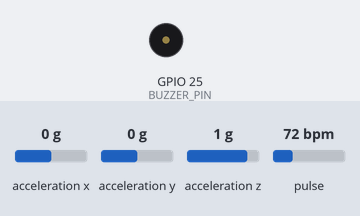
A sketch run on a simulated ESP32. Parts: buzzer (waves = sounding). Wiring (inferred from the names in the program): MPU-6050 motion sensor at I2C address 0x68. The inputs (shaded band) are chosen by the test bench; at power-on: acceleration x 0 g, acceleration y 0 g, acceleration z 1 g, pulse 72 bpm. What the sketch prints to the serial monitor is not drawn.

Above: at 0.6 s.
Timing chart, 0 to 2.1 s (numbered marks = the images above):
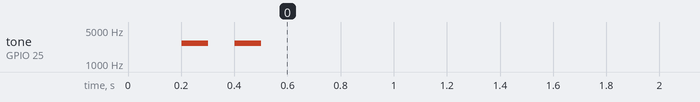

The sketch:

heartrateAndGyrotest.ino
```cpp
#include <WiFi.h>
#include <esp_now.h>
#include <esp_wifi.h>
#include <Wire.h>
#include <esp_task_wdt.h>
#include "MAX30105.h"
#include "heartRate.h"

//pins define
#define BUZZER_PIN        25
#define SDA_PIN           21
#define SCL_PIN           22
#define MPU_SDA_PIN       33
#define MPU_SCL_PIN       26

//MPU6050 Registers
#define MPU6050_ADDR         0x68
#define MPU6050_WHO_AM_I     0x75
#define MPU6050_PWR_MGMT_1   0x6B
#define MPU6050_ACCEL_CONFIG 0x1C
#define MPU6050_CONFIG       0x1A
#define MPU6050_ACCEL_XOUT_H 0x3B

//thresholds
#define SPO2_LOW_THRESHOLD      90
#define HR_LOW_THRESHOLD        40
#define HR_HIGH_THRESHOLD       100
#define FINGER_DETECT_THRESHOLD 50000
#define FACE_DOWN_Z_THRESHOLD   -5.0
#define FACE_DOWN_HOLD_MS       3000

//lower bar when face-down
#define SPO2_COMBINED_THRESHOLD 94
#define HR_LOW_COMBINED         45
#define HR_HIGH_COMBINED        95

//timing
#define SENSOR_WARMUP_MS    10000
#define MIN_HR_SAMPLES      4
#define SPO2_LOW_HOLD_MS    3000
#define MAX_FIFO_READS      32
#define BUZZER_COOLDOWN_MS  5000
#define READING_INTERVAL_MS 10
#define I2C_TIMEOUT_MS      50
#define MAX_I2C_FAILURES    10
#define MAX_ESPNOW_FAILURES 5
#define WDT_TIMEOUT_S       8
#define HR_BUFFER_SIZE      8

//buzzer defines
#define BUZZER_FREQ       2700
#define BUZZER_RESOLUTION 8
#define PATTERN_VITALS    0
#define PATTERN_POSITION  1
#define PATTERN_COMBINED  2
#define PATTERN_NONE      255

//esp now gate
uint8_t gatewayAddress[] = {0x20, 0xE7, 0xC8, 0xB1, 0xEC, 0x98};

typedef struct {
  char    nodeName[16];
  float   heartRate;
  float   spo2;
  float   accelZ;
  uint8_t fingerPresent;
  uint8_t prone;
  uint8_t alertActive;
  uint8_t alertType;
} BodyPacket;

BodyPacket outgoingData;


MAX30105 maxSensor;

byte   hrRateBuffer[HR_BUFFER_SIZE];
byte   hrBufferIndex   = 0;
byte   hrSamplesCount  = 0;
long   lastBeat        = 0;
float  avgBPM          = 0;

double avRed = 0, avIR = 0, SpO2 = 0;
bool   SpO2Valid       = false;
unsigned long spo2LowSince = 0;
bool   spo2WasLow     = false;

unsigned long fingerOnTime   = 0;
bool   fingerWasOn     = false;
bool   sensorWarmedUp  = false;

uint8_t maxFailCount = 0;
bool    maxHealthy   = true;

float  accelZ         = 0;
bool   isFaceDown     = false;
unsigned long faceDownStartTime = 0;
bool   faceDownConfirmed = false;

bool      alertActive        = false;
bool      alertConditionMet  = false;
unsigned long conditionClearedTime = 0;
int       currentAlertPattern = PATTERN_NONE;
unsigned long lastPatternToggle = 0;
bool      buzzerOn = false;

unsigned long lastSendTime = 0;
uint8_t espNowFailCount    = 0;
bool    espNowInitialized  = false;

uint8_t mpuFailCount = 0;
bool    mpuHealthy   = true;

unsigned long lastWifiKeepAlive = 0;


//MPU6050 I2C helprers


void mpuWriteReg(uint8_t reg, uint8_t value) {
  Wire1.beginTransmission(MPU6050_ADDR);
  Wire1.write(reg);
  Wire1.write(value);
  Wire1.endTransmission();
}

bool mpuReadRegSafe(uint8_t reg, uint8_t &value) {
  Wire1.beginTransmission(MPU6050_ADDR);
  Wire1.write(reg);
  if (Wire1.endTransmission(false) != 0) return false;
  if (Wire1.requestFrom((uint8_t)MPU6050_ADDR, (uint8_t)1) < 1) return false;
  value = Wire1.read();
  return true;
}

bool mpuInit() {
  uint8_t whoAmI = 0;
  if (!mpuReadRegSafe(MPU6050_WHO_AM_I, whoAmI)) {
    Serial.println("MPU6050: No I2C response");
    return false;
  }
  if (whoAmI != 0x68 && whoAmI != 0x70 && whoAmI != 0x71 &&
      whoAmI != 0x72 && whoAmI != 0x73 && whoAmI != 0x19) return false;

  mpuWriteReg(MPU6050_PWR_MGMT_1, 0x00);
  delay(100);
  mpuWriteReg(MPU6050_ACCEL_CONFIG, 0x00);
  mpuWriteReg(MPU6050_CONFIG, 0x04);
  return true;
}

bool mpuReadAccelZ(float &az) {
  Wire1.beginTransmission(MPU6050_ADDR);
  Wire1.write(MPU6050_ACCEL_XOUT_H);
  if (Wire1.endTransmission(false) != 0) return false;
  if (Wire1.requestFrom((uint8_t)MPU6050_ADDR, (uint8_t)6) < 6) {
    while (Wire1.available()) Wire1.read();
    return false;
  }
  Wire1.read(); Wire1.read();  // skip X
  Wire1.read(); Wire1.read();  // skip Y
  int16_t rawZ = (Wire1.read() << 8) | Wire1.read();
  az = rawZ * (9.81 / 16384.0);
  return true;
}


//I2C bus recovery

void recoverI2CBus(TwoWire &bus, int sdaPin, int sclPin) {
  bus.end();
  delay(10);
  pinMode(sclPin, OUTPUT);
  pinMode(sdaPin, INPUT_PULLUP);
  for (int i = 0; i < 16; i++) {
    digitalWrite(sclPin, HIGH); delayMicroseconds(5);
    digitalWrite(sclPin, LOW);  delayMicroseconds(5);
  }
  digitalWrite(sclPin, HIGH);
  delay(10);
  bus.begin(sdaPin, sclPin);
  bus.setTimeOut(I2C_TIMEOUT_MS);
  delay(50);
}

void recoverMPU() {
  Serial.println("!! Recovering MPU I2C bus...");
  recoverI2CBus(Wire1, MPU_SDA_PIN, MPU_SCL_PIN);
  mpuWriteReg(MPU6050_PWR_MGMT_1, 0x00);
  delay(100);
  mpuWriteReg(MPU6050_ACCEL_CONFIG, 0x00);
  mpuWriteReg(MPU6050_CONFIG, 0x04);
}

void recoverMAX() {
  Serial.println("!! Recovering MAX30102 I2C bus...");
  recoverI2CBus(Wire, SDA_PIN, SCL_PIN);
  if (maxSensor.begin(Wire, I2C_SPEED_FAST)) {
    maxSensor.setup(60, 4, 2, 400, 411, 4096);
    maxHealthy = true;
  } else {
    maxHealthy = false;
    Serial.println("   MAX30102 recovery FAILED");
  }
}

//ESP-BOW

void onDataSent(const wifi_tx_info_t *tx_info, esp_now_send_status_t status) {
  (void)tx_info; (void)status;
}

bool initESPNow() {
  if (espNowInitialized) { esp_now_deinit(); espNowInitialized = false; delay(100); }

  WiFi.mode(WIFI_STA);
  WiFi.disconnect(true, true);
  delay(100);
  esp_wifi_set_ps(WIFI_PS_NONE);
  esp_wifi_set_promiscuous(true);
  esp_wifi_set_channel(6, WIFI_SECOND_CHAN_NONE);
  esp_wifi_set_promiscuous(false);

  if (esp_now_init() != ESP_OK) { Serial.println("ESP-NOW init failed!"); return false; }
  esp_now_register_send_cb(onDataSent);

  esp_now_peer_info_t peerInfo = {};
  memcpy(peerInfo.peer_addr, gatewayAddress, 6);
  peerInfo.channel = 6;
  peerInfo.encrypt = false;
  esp_now_del_peer(gatewayAddress);
  if (esp_now_add_peer(&peerInfo) != ESP_OK) { Serial.println("Failed to add peer!"); return false; }

  espNowInitialized = true;
  return true;
}


//buzzer logic

void stopBuzzer() { ledcWriteTone(BUZZER_PIN, 0); buzzerOn = false; }

void updateBuzzerPattern() {
  if (!alertActive) return;
  unsigned long now = millis();

  switch (currentAlertPattern) {
    case PATTERN_VITALS:
      if (!buzzerOn) { ledcWriteTone(BUZZER_PIN, BUZZER_FREQ); buzzerOn = true; }
      break;
    case PATTERN_POSITION:
      if (now - lastPatternToggle > 500) {
        lastPatternToggle = now; buzzerOn = !buzzerOn;
        ledcWriteTone(BUZZER_PIN, buzzerOn ? BUZZER_FREQ : 0);
      }
      break;
    case PATTERN_COMBINED:
      if (now - lastPatternToggle > 150) {
        lastPatternToggle = now; buzzerOn = !buzzerOn;
        ledcWriteTone(BUZZER_PIN, buzzerOn ? (BUZZER_FREQ + 500) : 0);
      }
      break;
  }
}


void setup() {
  Serial.begin(115200);
  Serial.println("\n=== Body Node v9 ===");

  esp_task_wdt_config_t wdtCfg = { .timeout_ms = WDT_TIMEOUT_S * 1000, .idle_core_mask = 0, .trigger_panic = true };
  esp_task_wdt_reconfigure(&wdtCfg);
  esp_task_wdt_add(NULL);

  ledcAttach(BUZZER_PIN, BUZZER_FREQ, BUZZER_RESOLUTION);
  ledcWriteTone(BUZZER_PIN, 0);

  Wire.begin(SDA_PIN, SCL_PIN);       Wire.setTimeOut(I2C_TIMEOUT_MS);
  Wire1.begin(MPU_SDA_PIN, MPU_SCL_PIN); Wire1.setTimeOut(I2C_TIMEOUT_MS);

  if (!maxSensor.begin(Wire, I2C_SPEED_FAST)) {
    Serial.println("ERROR: MAX30102 not found");
    while (1) { esp_task_wdt_reset(); delay(1000); }
  }
  maxSensor.setup(60, 4, 2, 400, 411, 4096);

  mpuHealthy = mpuInit();
  if (!mpuHealthy) Serial.println("WARNING: MPU6050 not found");

  memset(hrRateBuffer, 0, HR_BUFFER_SIZE);

  if (!initESPNow()) Serial.println("ESP-NOW init failed - will retry");
  strcpy(outgoingData.nodeName, "BODY");

  //startup beep
  ledcWriteTone(BUZZER_PIN, BUZZER_FREQ); delay(100);
  ledcWriteTone(BUZZER_PIN, 0);           delay(100);
  ledcWriteTone(BUZZER_PIN, BUZZER_FREQ); delay(100);
  ledcWriteTone(BUZZER_PIN, 0);

  Serial.println("Ready.\n");
}

void loop() {
  unsigned long now = millis();
  esp_task_wdt_reset();

  //MPU6050
  if (mpuHealthy) {
    if (mpuReadAccelZ(accelZ)) {
      mpuFailCount = 0;
    } else if (++mpuFailCount >= MAX_I2C_FAILURES) {
      recoverMPU();
      mpuFailCount = 0;
    }
  }

  if (accelZ < FACE_DOWN_Z_THRESHOLD) {
    if (!isFaceDown) { isFaceDown = true; faceDownStartTime = now; faceDownConfirmed = false; }
    else if (!faceDownConfirmed && (now - faceDownStartTime > FACE_DOWN_HOLD_MS)) faceDownConfirmed = true;
  } else {
    isFaceDown = false;
    faceDownConfirmed = false;
  }

  //MAX30102
  uint32_t irValue = 0, redValue = 0;
  bool gotNewSample = false;

  if (maxHealthy) {
    maxSensor.check();
    uint8_t reads = 0;
    while (maxSensor.available() && reads < MAX_FIFO_READS) {
      irValue  = maxSensor.getFIFOIR();
      redValue = maxSensor.getFIFORed();
      gotNewSample = true;
      maxSensor.nextSample();
      reads++;
    }
    if (gotNewSample && irValue == 0 && redValue == 0) {
      if (++maxFailCount >= MAX_I2C_FAILURES) { recoverMAX(); maxFailCount = 0; }
    } else if (gotNewSample) { maxFailCount = 0; }
  }

  bool fingerPresent = (gotNewSample && irValue >= FINGER_DETECT_THRESHOLD);

  //warm-up tracking (helps start up )
  if (fingerPresent) {
    if (!fingerWasOn) {
      fingerOnTime = now; sensorWarmedUp = false; fingerWasOn = true;
      memset(hrRateBuffer, 0, HR_BUFFER_SIZE);
      hrBufferIndex = 0; hrSamplesCount = 0; avgBPM = 0;
      SpO2 = 0; SpO2Valid = false; spo2LowSince = 0; spo2WasLow = false;
      avRed = 0; avIR = 0;
    }
    if (!sensorWarmedUp && (now - fingerOnTime >= SENSOR_WARMUP_MS)) {
      sensorWarmedUp = true;
      Serial.println(">> Sensor warmed up");
    }
  } else {
    fingerWasOn = false;
    sensorWarmedUp = false;
  }

  //process HR & SpO2 (runs during warm-up so averages converge)
  if (fingerPresent && gotNewSample) {
    if (checkForBeat(irValue)) {
      long delta = now - lastBeat;
      lastBeat = now;
      float bpm = 60.0 / (delta / 1000.0);
      if (bpm > 20 && bpm < 200) {
        hrRateBuffer[hrBufferIndex++ % HR_BUFFER_SIZE] = (byte)bpm;
        if (hrSamplesCount < 255) hrSamplesCount++;
        float total = 0; byte count = 0;
        for (byte i = 0; i < HR_BUFFER_SIZE; i++) {
          if (hrRateBuffer[i] > 0) { total += hrRateBuffer[i]; count++; }
        }
        avgBPM = (count > 0) ? total / count : 0;
      }
    }

    const double alpha = 0.95;
    avRed = avRed * alpha + (double)redValue * (1.0 - alpha);
    avIR  = avIR  * alpha + (double)irValue  * (1.0 - alpha);
    if (avIR > 0) {
      double redAC = abs((double)redValue - avRed);
      double irAC  = abs((double)irValue  - avIR);
      if (irAC > 0 && avRed > 0) {
        double R = (redAC / avRed) / (irAC / avIR);
        SpO2 = constrain(110.0 - 25.0 * R, 0, 100);
        SpO2Valid = (SpO2 > 50);
      }
    }
  }

  //alert detection
  bool hrReady = (hrSamplesCount >= MIN_HR_SAMPLES);
  bool spo2Low = (fingerPresent && sensorWarmedUp && SpO2Valid && SpO2 < SPO2_LOW_THRESHOLD);

  if (spo2Low) {
    if (!spo2WasLow) { spo2LowSince = now; spo2WasLow = true; }
  } else {
    spo2WasLow = false; spo2LowSince = 0;
  }
  bool spo2Confirmed = (spo2WasLow && (now - spo2LowSince >= SPO2_LOW_HOLD_MS));

  bool vitalsAlert = false;
  if (fingerPresent && sensorWarmedUp) {
    if (spo2Confirmed) vitalsAlert = true;
    if (hrReady && avgBPM > 0 && avgBPM < HR_LOW_THRESHOLD) vitalsAlert = true;
    if (hrReady && avgBPM > HR_HIGH_THRESHOLD) vitalsAlert = true;
  }

  bool positionAlert = faceDownConfirmed;

  bool combinedAlert = false;
  if (faceDownConfirmed && fingerPresent && sensorWarmedUp) {
    if (spo2Confirmed && SpO2 < SPO2_COMBINED_THRESHOLD) combinedAlert = true;
    if (hrReady && avgBPM > 0 && avgBPM < HR_LOW_COMBINED) combinedAlert = true;
    if (hrReady && avgBPM > HR_HIGH_COMBINED) combinedAlert = true;
  }

  //alert state machine
  bool anyCondition = (vitalsAlert || positionAlert || combinedAlert);

  if (anyCondition) {
    int pat = combinedAlert ? PATTERN_COMBINED : vitalsAlert ? PATTERN_VITALS : PATTERN_POSITION;
    if (!alertActive) { alertActive = true; buzzerOn = true; ledcWriteTone(BUZZER_PIN, BUZZER_FREQ); }
    currentAlertPattern = pat;
    alertConditionMet = true;
  } else {
    if (alertConditionMet) { alertConditionMet = false; conditionClearedTime = now; }
    if (alertActive && (now - conditionClearedTime >= BUZZER_COOLDOWN_MS)) {
      alertActive = false; currentAlertPattern = PATTERN_NONE; stopBuzzer();
    }
  }
  updateBuzzerPattern();

  //WiFi keepalive
  if (now - lastWifiKeepAlive >= 10000) { lastWifiKeepAlive = now; esp_wifi_set_ps(WIFI_PS_NONE); }

  //ESP-NOW send
  if (now - lastSendTime >= 1000) {
    lastSendTime = now;

    outgoingData.heartRate     = avgBPM;
    outgoingData.spo2          = SpO2Valid ? SpO2 : -1;
    outgoingData.accelZ        = accelZ;
    outgoingData.fingerPresent = fingerPresent ? 1 : 0;
    outgoingData.prone         = faceDownConfirmed ? 1 : 0;
    outgoingData.alertActive   = alertActive ? 1 : 0;
    outgoingData.alertType     = alertActive ? currentAlertPattern : PATTERN_NONE;

    if (esp_now_send(gatewayAddress, (uint8_t*)&outgoingData, sizeof(outgoingData)) != ESP_OK) {
      if (++espNowFailCount >= MAX_ESPNOW_FAILURES) {
        Serial.println("!! ESP-NOW reinit...");
        if (initESPNow()) espNowFailCount = 0;
        else espNowFailCount = MAX_ESPNOW_FAILURES - 1;
      }
    } else {
      espNowFailCount = 0;
    }

    //serial log
    Serial.print("BODY | HR: ");
    if (fingerPresent && sensorWarmedUp) Serial.print(avgBPM, 0);
    else if (fingerPresent) Serial.print("WARMUP");
    else Serial.print("--");

    Serial.print(" | SpO2: ");
    if (fingerPresent && SpO2Valid && sensorWarmedUp) Serial.print(SpO2, 1);
    else if (fingerPresent) Serial.print("WARMUP");
    else Serial.print("--");

    Serial.print(" | Z: "); Serial.print(accelZ, 2);
    Serial.print(" | Prone: "); Serial.print(faceDownConfirmed ? "YES" : "no");

    Serial.print(" | Alert: ");
    if (alertActive) {
      const char* names[] = {"VITALS", "POSITION", "COMBINED"};
      if (currentAlertPattern <= 2) Serial.print(names[currentAlertPattern]);
      if (!alertConditionMet) Serial.print("(cd)");
    } else Serial.print("--");

    Serial.print(" | "); Serial.print(now / 1000); Serial.println("s");
  }

  delay(READING_INTERVAL_MS);
}
```
